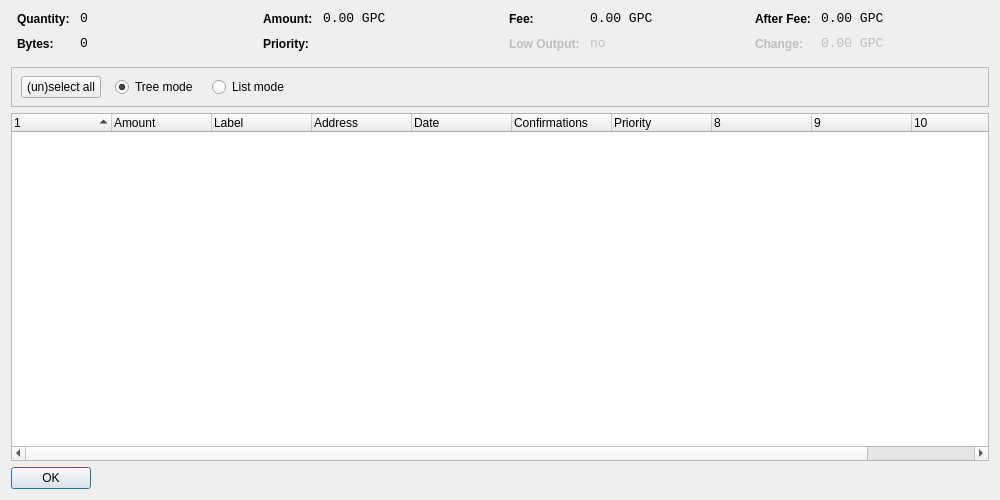
<?xml version="1.0" encoding="UTF-8"?>
<ui version="4.0">
 <class>CoinControlDialog</class>
 <widget class="QDialog" name="CoinControlDialog">
  <property name="geometry">
   <rect>
    <x>0</x>
    <y>0</y>
    <width>1000</width>
    <height>500</height>
   </rect>
  </property>
  <property name="windowTitle">
   <string>Coin Control</string>
  </property>
  <layout class="QVBoxLayout" name="verticalLayout">
   <item>
    <layout class="QHBoxLayout" name="horizontalLayoutTop" stretch="0,0,0,0">
     <property name="topMargin">
      <number>0</number>
     </property>
     <property name="bottomMargin">
      <number>10</number>
     </property>
     <item>
      <layout class="QFormLayout" name="formLayoutCoinControl1">
       <property name="horizontalSpacing">
        <number>10</number>
       </property>
       <property name="verticalSpacing">
        <number>10</number>
       </property>
       <property name="leftMargin">
        <number>6</number>
       </property>
       <property name="rightMargin">
        <number>6</number>
       </property>
       <item row="0" column="0">
        <widget class="QLabel" name="labelCoinControlQuantityText">
         <property name="styleSheet">
          <string notr="true">font-weight:bold;</string>
         </property>
         <property name="text">
          <string>Quantity:</string>
         </property>
        </widget>
       </item>
       <item row="0" column="1">
        <widget class="QLabel" name="labelCoinControlQuantity">
         <property name="font">
          <font>
           <family>Monospace</family>
           <pointsize>10</pointsize>
          </font>
         </property>
         <property name="cursor">
          <cursorShape>IBeamCursor</cursorShape>
         </property>
         <property name="contextMenuPolicy">
          <enum>Qt::ActionsContextMenu</enum>
         </property>
         <property name="text">
          <string notr="true">0</string>
         </property>
         <property name="textInteractionFlags">
          <set>Qt::LinksAccessibleByMouse|Qt::TextSelectableByKeyboard|Qt::TextSelectableByMouse</set>
         </property>
        </widget>
       </item>
       <item row="1" column="0">
        <widget class="QLabel" name="labelCoinControlBytesText">
         <property name="styleSheet">
          <string notr="true">font-weight:bold;</string>
         </property>
         <property name="text">
          <string>Bytes:</string>
         </property>
        </widget>
       </item>
       <item row="1" column="1">
        <widget class="QLabel" name="labelCoinControlBytes">
         <property name="font">
          <font>
           <family>Monospace</family>
           <pointsize>10</pointsize>
          </font>
         </property>
         <property name="cursor">
          <cursorShape>IBeamCursor</cursorShape>
         </property>
         <property name="contextMenuPolicy">
          <enum>Qt::ActionsContextMenu</enum>
         </property>
         <property name="text">
          <string notr="true">0</string>
         </property>
         <property name="textInteractionFlags">
          <set>Qt::LinksAccessibleByMouse|Qt::TextSelectableByKeyboard|Qt::TextSelectableByMouse</set>
         </property>
        </widget>
       </item>
      </layout>
     </item>
     <item>
      <layout class="QFormLayout" name="formLayoutCoinControl2">
       <property name="horizontalSpacing">
        <number>10</number>
       </property>
       <property name="verticalSpacing">
        <number>10</number>
       </property>
       <property name="leftMargin">
        <number>6</number>
       </property>
       <property name="rightMargin">
        <number>6</number>
       </property>
       <item row="0" column="0">
        <widget class="QLabel" name="labelCoinControlAmountText">
         <property name="styleSheet">
          <string notr="true">font-weight:bold;</string>
         </property>
         <property name="text">
          <string>Amount:</string>
         </property>
        </widget>
       </item>
       <item row="0" column="1">
        <widget class="QLabel" name="labelCoinControlAmount">
         <property name="font">
          <font>
           <family>Monospace</family>
           <pointsize>10</pointsize>
          </font>
         </property>
         <property name="cursor">
          <cursorShape>IBeamCursor</cursorShape>
         </property>
         <property name="contextMenuPolicy">
          <enum>Qt::ActionsContextMenu</enum>
         </property>
         <property name="text">
          <string notr="true">0.00 GPC</string>
         </property>
         <property name="textInteractionFlags">
          <set>Qt::LinksAccessibleByMouse|Qt::TextSelectableByKeyboard|Qt::TextSelectableByMouse</set>
         </property>
        </widget>
       </item>
       <item row="1" column="0">
        <widget class="QLabel" name="labelCoinControlPriorityText">
         <property name="styleSheet">
          <string notr="true">font-weight:bold;</string>
         </property>
         <property name="text">
          <string>Priority:</string>
         </property>
        </widget>
       </item>
       <item row="1" column="1">
        <widget class="QLabel" name="labelCoinControlPriority">
         <property name="font">
          <font>
           <family>Monospace</family>
           <pointsize>10</pointsize>
          </font>
         </property>
         <property name="cursor">
          <cursorShape>IBeamCursor</cursorShape>
         </property>
         <property name="contextMenuPolicy">
          <enum>Qt::ActionsContextMenu</enum>
         </property>
         <property name="text">
          <string/>
         </property>
         <property name="textInteractionFlags">
          <set>Qt::LinksAccessibleByMouse|Qt::TextSelectableByKeyboard|Qt::TextSelectableByMouse</set>
         </property>
        </widget>
       </item>
      </layout>
     </item>
     <item>
      <layout class="QFormLayout" name="formLayoutCoinControl3">
       <property name="horizontalSpacing">
        <number>10</number>
       </property>
       <property name="verticalSpacing">
        <number>10</number>
       </property>
       <property name="leftMargin">
        <number>6</number>
       </property>
       <property name="rightMargin">
        <number>6</number>
       </property>
       <item row="0" column="0">
        <widget class="QLabel" name="labelCoinControlFeeText">
         <property name="styleSheet">
          <string notr="true">font-weight:bold;</string>
         </property>
         <property name="text">
          <string>Fee:</string>
         </property>
        </widget>
       </item>
       <item row="0" column="1">
        <widget class="QLabel" name="labelCoinControlFee">
         <property name="font">
          <font>
           <family>Monospace</family>
           <pointsize>10</pointsize>
          </font>
         </property>
         <property name="cursor">
          <cursorShape>IBeamCursor</cursorShape>
         </property>
         <property name="contextMenuPolicy">
          <enum>Qt::ActionsContextMenu</enum>
         </property>
         <property name="text">
          <string notr="true">0.00 GPC</string>
         </property>
         <property name="textInteractionFlags">
          <set>Qt::LinksAccessibleByMouse|Qt::TextSelectableByKeyboard|Qt::TextSelectableByMouse</set>
         </property>
        </widget>
       </item>
       <item row="1" column="0">
        <widget class="QLabel" name="labelCoinControlLowOutputText">
         <property name="enabled">
          <bool>false</bool>
         </property>
         <property name="styleSheet">
          <string notr="true">font-weight:bold;</string>
         </property>
         <property name="text">
          <string>Low Output:</string>
         </property>
        </widget>
       </item>
       <item row="1" column="1">
        <widget class="QLabel" name="labelCoinControlLowOutput">
         <property name="enabled">
          <bool>false</bool>
         </property>
         <property name="font">
          <font>
           <family>Monospace</family>
           <pointsize>10</pointsize>
          </font>
         </property>
         <property name="cursor">
          <cursorShape>IBeamCursor</cursorShape>
         </property>
         <property name="contextMenuPolicy">
          <enum>Qt::ActionsContextMenu</enum>
         </property>
         <property name="text">
          <string notr="true">no</string>
         </property>
         <property name="textInteractionFlags">
          <set>Qt::LinksAccessibleByMouse|Qt::TextSelectableByKeyboard|Qt::TextSelectableByMouse</set>
         </property>
        </widget>
       </item>
      </layout>
     </item>
     <item>
      <layout class="QFormLayout" name="formLayoutCoinControl4">
       <property name="horizontalSpacing">
        <number>10</number>
       </property>
       <property name="verticalSpacing">
        <number>10</number>
       </property>
       <property name="leftMargin">
        <number>6</number>
       </property>
       <property name="rightMargin">
        <number>6</number>
       </property>
       <item row="0" column="0">
        <widget class="QLabel" name="labelCoinControlAfterFeeText">
         <property name="styleSheet">
          <string notr="true">font-weight:bold;</string>
         </property>
         <property name="text">
          <string>After Fee:</string>
         </property>
        </widget>
       </item>
       <item row="0" column="1">
        <widget class="QLabel" name="labelCoinControlAfterFee">
         <property name="font">
          <font>
           <family>Monospace</family>
           <pointsize>10</pointsize>
          </font>
         </property>
         <property name="cursor">
          <cursorShape>IBeamCursor</cursorShape>
         </property>
         <property name="contextMenuPolicy">
          <enum>Qt::ActionsContextMenu</enum>
         </property>
         <property name="text">
          <string notr="true">0.00 GPC</string>
         </property>
         <property name="textInteractionFlags">
          <set>Qt::LinksAccessibleByMouse|Qt::TextSelectableByKeyboard|Qt::TextSelectableByMouse</set>
         </property>
        </widget>
       </item>
       <item row="1" column="0">
        <widget class="QLabel" name="labelCoinControlChangeText">
         <property name="enabled">
          <bool>false</bool>
         </property>
         <property name="styleSheet">
          <string notr="true">font-weight:bold;</string>
         </property>
         <property name="text">
          <string>Change:</string>
         </property>
        </widget>
       </item>
       <item row="1" column="1">
        <widget class="QLabel" name="labelCoinControlChange">
         <property name="enabled">
          <bool>false</bool>
         </property>
         <property name="font">
          <font>
           <family>Monospace</family>
           <pointsize>10</pointsize>
          </font>
         </property>
         <property name="cursor">
          <cursorShape>IBeamCursor</cursorShape>
         </property>
         <property name="contextMenuPolicy">
          <enum>Qt::ActionsContextMenu</enum>
         </property>
         <property name="text">
          <string notr="true">0.00 GPC</string>
         </property>
         <property name="textInteractionFlags">
          <set>Qt::LinksAccessibleByMouse|Qt::TextSelectableByKeyboard|Qt::TextSelectableByMouse</set>
         </property>
        </widget>
       </item>
      </layout>
     </item>
    </layout>
   </item>
   <item>
    <widget class="QFrame" name="frame">
     <property name="minimumSize">
      <size>
       <width>0</width>
       <height>40</height>
      </size>
     </property>
     <property name="frameShape">
      <enum>QFrame::StyledPanel</enum>
     </property>
     <property name="frameShadow">
      <enum>QFrame::Sunken</enum>
     </property>
     <widget class="QWidget" name="horizontalLayoutWidget">
      <property name="geometry">
       <rect>
        <x>10</x>
        <y>0</y>
        <width>781</width>
        <height>41</height>
       </rect>
      </property>
      <layout class="QHBoxLayout" name="horizontalLayoutPanel" stretch="0,0,0,0,0">
       <property name="spacing">
        <number>14</number>
       </property>
       <item>
        <widget class="QPushButton" name="pushButtonSelectAll">
         <property name="sizePolicy">
          <sizepolicy hsizetype="Maximum" vsizetype="Fixed">
           <horstretch>0</horstretch>
           <verstretch>0</verstretch>
          </sizepolicy>
         </property>
         <property name="text">
          <string>(un)select all</string>
         </property>
        </widget>
       </item>
       <item>
        <widget class="QRadioButton" name="radioTreeMode">
         <property name="sizePolicy">
          <sizepolicy hsizetype="Maximum" vsizetype="Fixed">
           <horstretch>0</horstretch>
           <verstretch>0</verstretch>
          </sizepolicy>
         </property>
         <property name="text">
          <string>Tree mode</string>
         </property>
         <property name="checked">
          <bool>true</bool>
         </property>
        </widget>
       </item>
       <item>
        <widget class="QRadioButton" name="radioListMode">
         <property name="sizePolicy">
          <sizepolicy hsizetype="Maximum" vsizetype="Fixed">
           <horstretch>0</horstretch>
           <verstretch>0</verstretch>
          </sizepolicy>
         </property>
         <property name="text">
          <string>List mode</string>
         </property>
        </widget>
       </item>
       <item>
        <spacer name="horizontalSpacer">
         <property name="orientation">
          <enum>Qt::Horizontal</enum>
         </property>
         <property name="sizeHint" stdset="0">
          <size>
           <width>40</width>
           <height>20</height>
          </size>
         </property>
        </spacer>
       </item>
      </layout>
     </widget>
    </widget>
   </item>
   <item>
    <widget class="CoinControlTreeWidget" name="treeWidget">
     <property name="contextMenuPolicy">
      <enum>Qt::CustomContextMenu</enum>
     </property>
     <property name="sortingEnabled">
      <bool>false</bool>
     </property>
     <property name="columnCount">
      <number>11</number>
     </property>
     <attribute name="headerShowSortIndicator" stdset="0">
      <bool>true</bool>
     </attribute>
     <attribute name="headerStretchLastSection">
      <bool>false</bool>
     </attribute>
     <column>
      <property name="text">
       <string/>
      </property>
     </column>
     <column>
      <property name="text">
       <string>Amount</string>
      </property>
     </column>
     <column>
      <property name="text">
       <string>Label</string>
      </property>
     </column>
     <column>
      <property name="text">
       <string>Address</string>
      </property>
     </column>
     <column>
      <property name="text">
       <string>Date</string>
      </property>
     </column>
     <column>
      <property name="text">
       <string>Confirmations</string>
      </property>
      <property name="toolTip">
       <string>Confirmed</string>
      </property>
     </column>
     <column>
      <property name="text">
       <string>Priority</string>
      </property>
     </column>
     <column>
      <property name="text">
       <string/>
      </property>
     </column>
     <column>
      <property name="text">
       <string/>
      </property>
     </column>
     <column>
      <property name="text">
       <string/>
      </property>
     </column>
     <column>
      <property name="text">
       <string/>
      </property>
     </column>
    </widget>
   </item>
   <item>
    <widget class="QDialogButtonBox" name="buttonBox">
     <property name="sizePolicy">
      <sizepolicy hsizetype="Maximum" vsizetype="Fixed">
       <horstretch>0</horstretch>
       <verstretch>0</verstretch>
      </sizepolicy>
     </property>
     <property name="orientation">
      <enum>Qt::Horizontal</enum>
     </property>
     <property name="standardButtons">
      <set>QDialogButtonBox::Ok</set>
     </property>
    </widget>
   </item>
  </layout>
 </widget>
 <customwidgets>
  <customwidget>
   <class>CoinControlTreeWidget</class>
   <extends>QTreeWidget</extends>
   <header>coincontroltreewidget.h</header>
  </customwidget>
 </customwidgets>
 <resources/>
 <connections/>
</ui>
